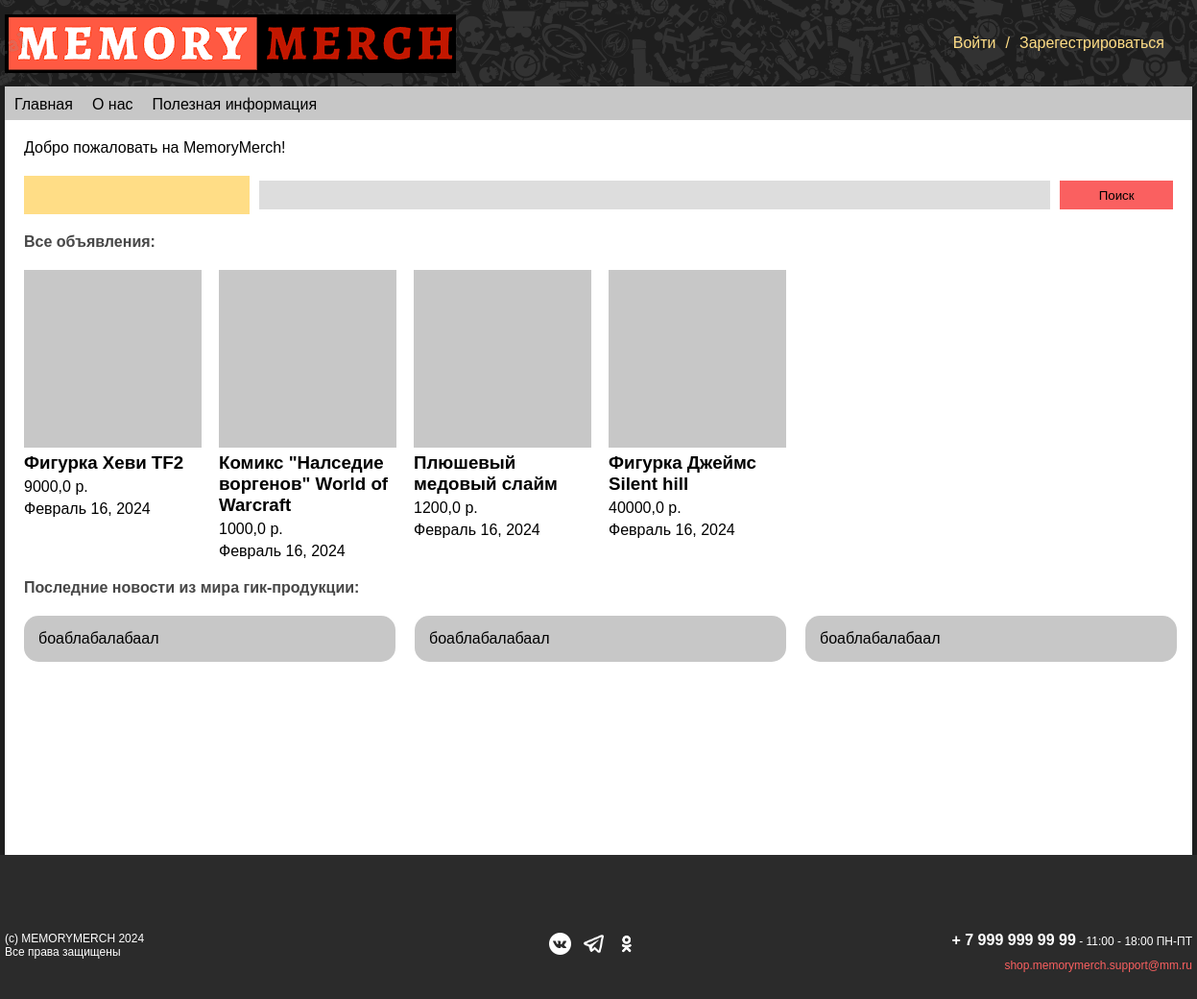
The app's page /, older data.
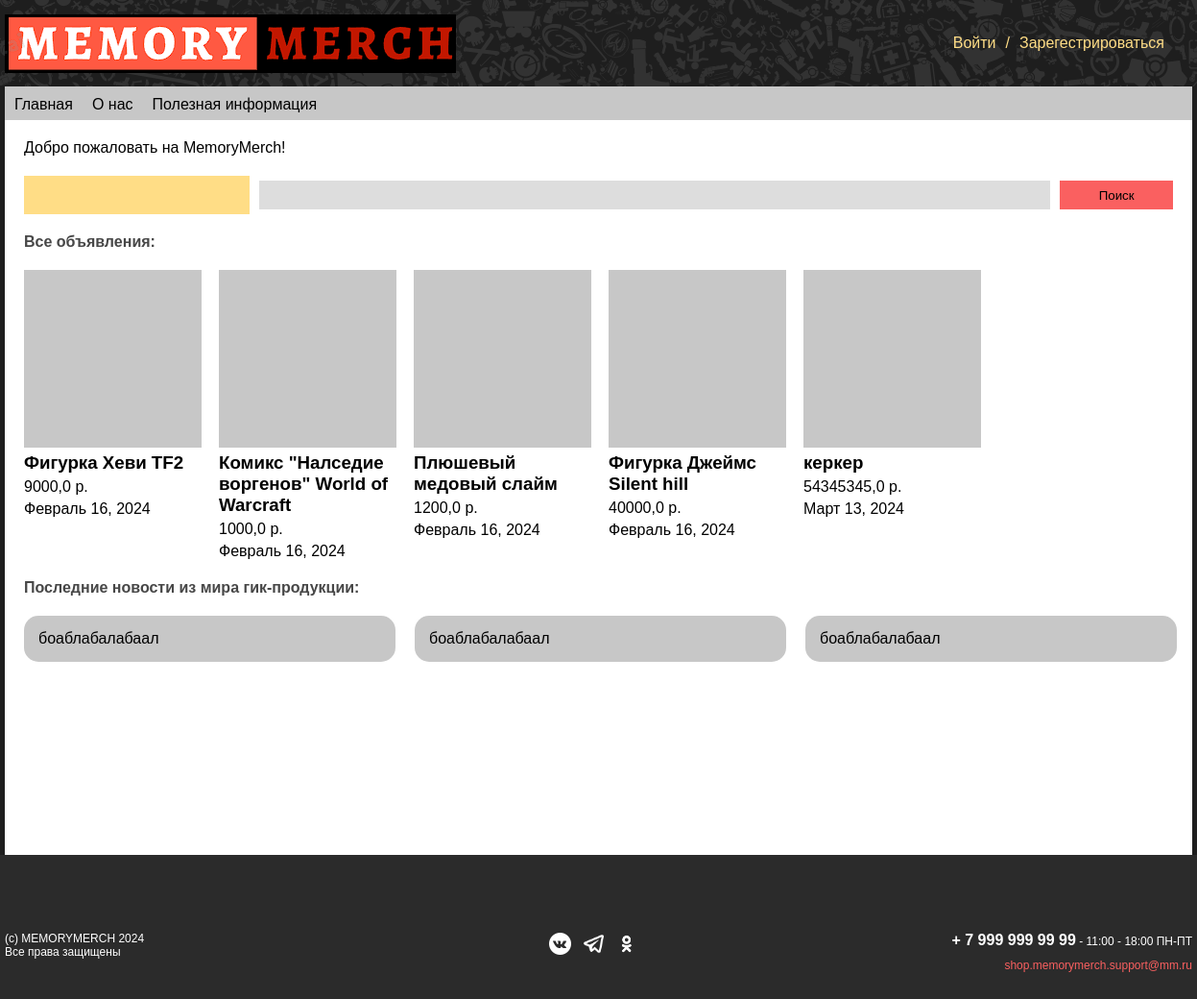
The same page, newer data.
### main/models.py (models this page shows, shortened)
class Tovar(models.Model):
    tovarname = models.CharField(max_length=100, blank=False, default='')
    tovarprice = models.FloatField()
    category = models.ForeignKey('Categories', related_name='tovars_categories', on_delete=models.CASCADE,null = True)
    shipping = models.TextField(max_length=300, blank=False, default='')
    tovardescrpt = models.TextField(max_length=500, blank=False, default='')
    date_posted = models.DateTimeField(default=timezone.now,null=True)

class Post(models.Model):
    title = models.CharField(max_length=100, blank=False)
    postbody = models.TextField(max_length=1000)

### main/views.py (the view)
# urls.py: path('', views.index, name='index'),
def index(request):
    tovars_all = (Tovar.objects.all(),)
    posts = Post.objects.all()
    filter_tovar = TovarFilter(request.GET, queryset=Tovar.objects.all())
    return render(request, "main/index.html", {"tovars": filter_tovar, "posts": posts})

### templates/main/index.html (shortened to what this page needs)
{% extends 'base.html' %}
{% block content%}
<p>Добро пожаловать на MemoryMerch! </p>
<form method="get" class="form-filter">
    <div class="form-filter__inputs">
        {{ tovars.form.category }} {{ tovars.form.tovarname }}
        <button type="submit" class="btn btn-primary">Поиск</button>
    </div>
</form>
<section class="tovars">
    <h2 class="smallhead">Все объявления:</h2>
    <div class="tovars__line">
        {% for tovar in tovars.qs %}
        <div class="tovar-block">
            <div class="tovar-block__image"></div>
            <h3><a href="{% url 'tovar' tovar.id %}">{{ tovar.tovarname }}</a></h3>
            <p>{{ tovar.tovarprice }} р.</p>
            <p>{{ tovar.date_posted|date:"F d, Y" }}</p>
        </div>
        {% endfor %}
    </div>
</section>
<section class="newsposts">
    <h2 class="smallhead">Последние новости из мира гик-продукции:</h2>
    <div class="newsposts__line">
        {% for post in posts %}
        <div class="post-block">
            <p>боаблабалабаал</p>
        </div>
        {% endfor %}
    </div>
</section>
{% endblock %}

Row changes from the older to the newer data that the page shows:
added Tovar: tovarname "керкер", tovarprice "54345345,0", date_posted "Март 13, 2024"
